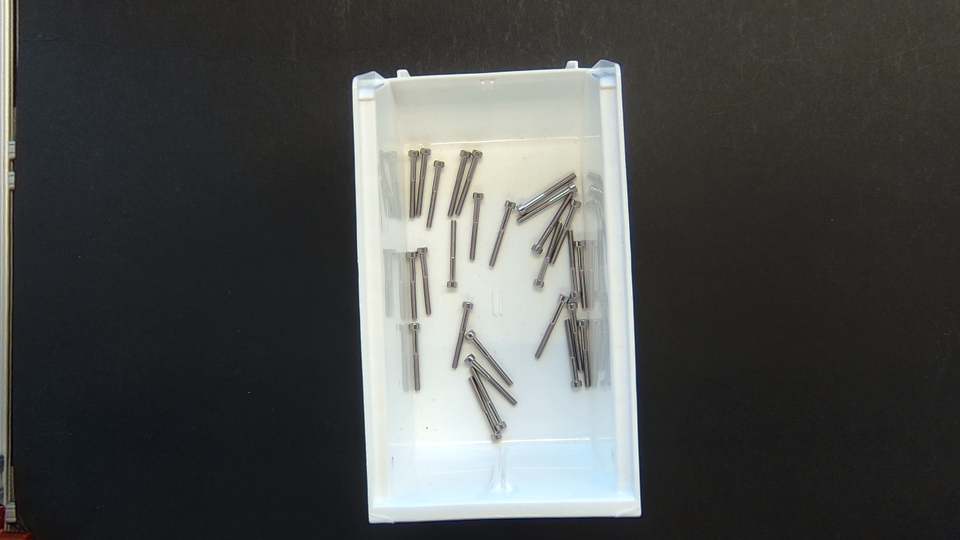
#> input picture dev/gt27_0.png, 1920 x 1080 px, found by its file name (shown at 1/2 size)
$ python x2.py
#> lines starting #> are read from the running program, lines starting #| are printed output that depends on the picture
import cv2,numpy as np
f=cv2.imread('gt27_0.png'); g=cv2.cvtColor(f,cv2.COLOR_BGR2GRAY)
#> further down, f is the input picture: shape (1080, 1920, 3); mean B, G, R 77.5, 79.1, 77.4
c=f[280:800,740:880]; cv2.imwrite('approaches/tmp/c_left.png',cv2.resize(c,None,fx=2,fy=2))
#> after `c = f[280:800, 740:880]`:
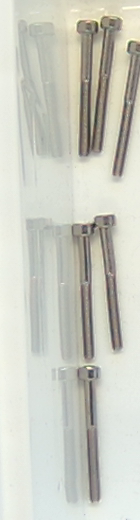
#> c: shape (520, 140, 3); mean B, G, R 193.8, 204.3, 202.9
print('ghost row y=400 x740-880', g[400,740:880:3])
#| ghost row y=400 x740-880 [235 235 233 232 234 231 207 208 209 185 188 203 185 179 191 186 185 189
#|  181 181 194 197 199 195 210 200 209  89 136 102 116 175  67 144 100 167
#|  207 219 218 213 201  87 170  93 185 213 224]
print('real screw row y=400 x 810-870', g[400,810:870])
#| real screw row y=400 x 810-870 [203 209 210 209 206 200 199 200 209 157  98  89 102 119 136 138 132 102
#|   62  66 116 167 186 175 111  54  67 113 133 144 144 128 100  88 116 167
#|  197 200 207 215 218 219 219 218 218 217 216 213 208 216 201 143  96  87
#|  108 150 170 146 121  93]
c=f[330:800,1100:1240]; cv2.imwrite('approaches/tmp/c_right.png',cv2.resize(c,None,fx=2,fy=2))
#> after `c = f[330:800, 1100:1240]`:
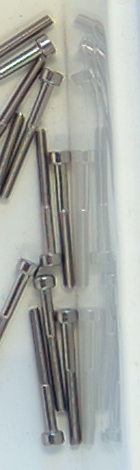
#> c: shape (470, 140, 3); mean B, G, R 167.1, 171.7, 168
print('row 550 x1120-1230', g[550,1120:1230:2])
#| row 550 x1120-1230 [208 207 207 204 203 201 200 197 191 181 159 140 125 102 135 109  99 189
#|  153 103  77 103 159  87  86 161 136 154 148 150 153 167 159 157 167 182
#|  174 180 172 164 171 176 168 168 179 199 199 200 202 215 223 229 231 231
#|  230]
